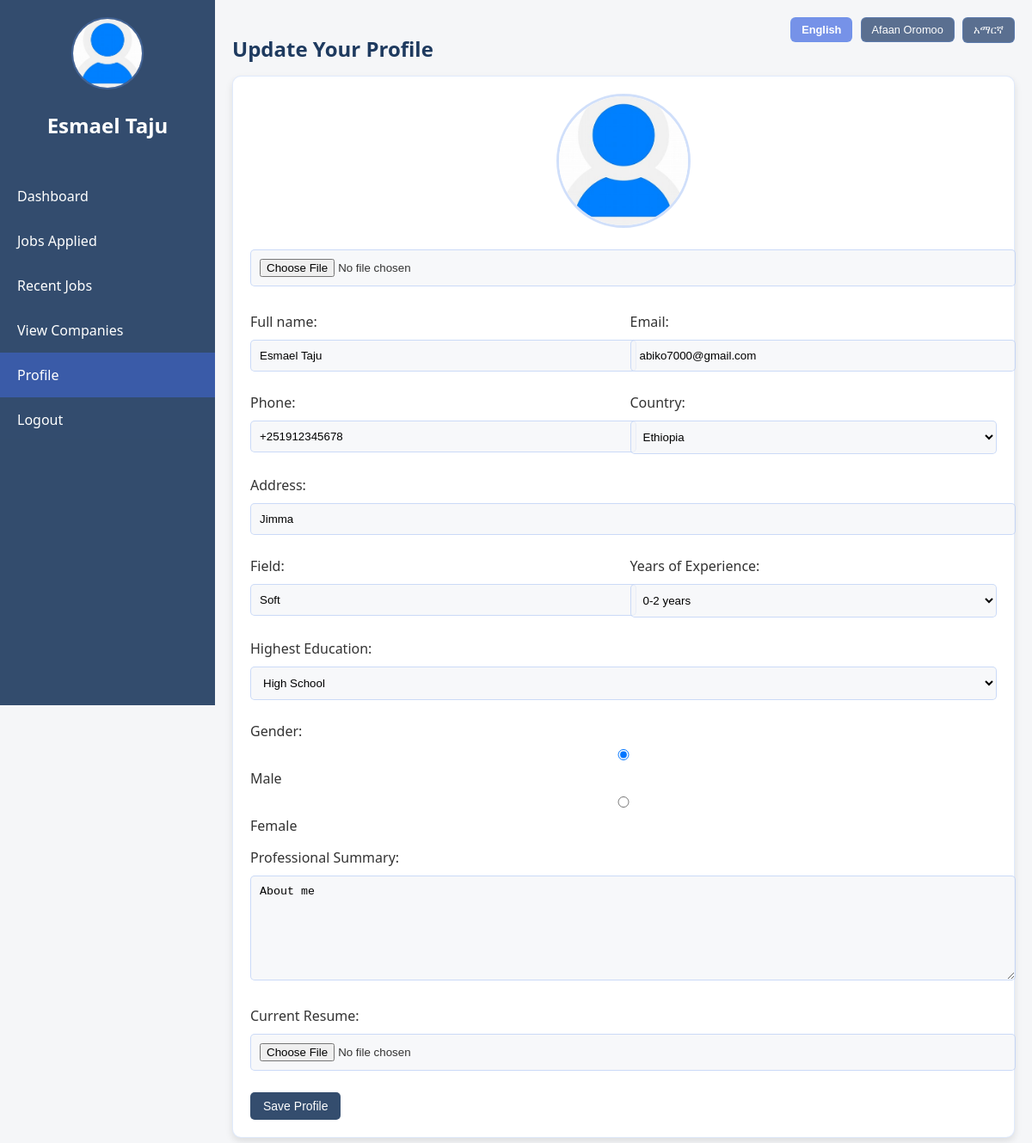
Screenshot of /candidate/profile.php (signed in) with the database file from the repository.
### tables this page shows
CREATE TABLE `candidates` (
  `id` int(11) NOT NULL,
  `candidate_id` int(11) NOT NULL,
  `phone` varchar(20) DEFAULT NULL,
  `country` varchar(50) DEFAULT NULL,
  `address` varchar(255) DEFAULT NULL,
  `field` varchar(100) DEFAULT NULL,
  `experience` enum('0-2 years','3-5 years','5+ years') DEFAULT NULL,
  `education` enum('High School','Bachelor''s Degree','Master''s Degree','PhD') DEFAULT NULL,
  `gender` enum('male','female') DEFAULT NULL,
  `summary` text DEFAULT NULL,
  `profile_picture` varchar(250) DEFAULT 'default.png',
  `resume` varchar(255) DEFAULT NULL,
  `created_at` timestamp NOT NULL DEFAULT current_timestamp()
);

CREATE TABLE `users` (
  `id` int(11) NOT NULL,
  `name` varchar(100) NOT NULL,
  `email` varchar(100) NOT NULL,
  `password` varchar(255) NOT NULL,
  `role` enum('admin','candidate','company') NOT NULL,
  `created_at` timestamp NOT NULL DEFAULT current_timestamp()
);

### candidate/profile.php (the view, shortened to what this page needs)
<?php
include 'header.php';
$query = "SELECT u.name, u.email, c.phone, c.country, c.address, c.field, c.experience, c.education, c.gender, c.summary, c.profile_picture, c.resume
FROM candidates c
INNER JOIN users u ON c.candidate_id = u.id
WHERE c.candidate_id = $candidate_id";
$result = mysqli_query($conn, $query);
if (mysqli_num_rows($result) > 0) {
    $user = mysqli_fetch_assoc($result);
    $name = htmlspecialchars($user['name']);
    $email = htmlspecialchars($user['email']);
    $phone = htmlspecialchars($user['phone']);
    $country = htmlspecialchars($user['country']);
    $address = htmlspecialchars($user['address']);
    $field = htmlspecialchars($user['field']);
    $experience = htmlspecialchars($user['experience']);
    $education = htmlspecialchars($user['education']);
    $gender = htmlspecialchars($user['gender']);
    $summary = htmlspecialchars($user['summary']);
    $profile_picture = htmlspecialchars($user['profile_picture']);
} else {
    die("Error: Candidate data not found.");
}
?>
<div id="profile-content">
    <h2 class="section-title" data-translate="update_profile">Update Your Profile</h2>
    <form class="card profile-form" method="post" action="update_profile.php" enctype="multipart/form-data">
        <div class="profile-picture-container">
            <img src="../uploads/images/<?php echo $profile_picture; ?>" alt="Profile Picture" class="profile-picture" id="profile-display">
            <div class="file-upload">
                <input type="file" id="profile-picture-upload" name="profile_picture" accept="image/*" onchange="previewProfilePicture(this)">
            </div>
        </div>
        <div class="form-row">
            <div class="form-group">
                <label data-translate="full_name">Full name:</label>
                <input type="text" name="full_name" value="<?php echo $name; ?>" required>
            </div>
            <div class="form-group">
                <label data-translate="email">Email:</label>
                <input type="email" name="email" value="<?php echo $email; ?>" required>
            </div>
        </div>
        <div class="form-row">
            <div class="form-group">
                <label data-translate="phone">Phone:</label>
                <input type="tel" name="phone" value="<?php echo $phone; ?>" required>
            </div>
            <div class="form-group">
                <label data-translate="country">Country:</label>
                <select name="country">
                    <option value="Ethiopia" <?php echo ($country === 'Ethiopia') ? 'selected' : ''; ?>>Ethiopia</option>
                </select>
            </div>
        </div>
        <div class="form-group">
            <label data-translate="address">Address:</label>
            <input type="text" name="address" value="<?php echo $address; ?>">
        </div>
        <div class="form-row">
            <div class="form-group">
                <label data-translate="field">Field:</label>
                <input type="text" name="field" value="<?php echo $field; ?>">
            </div>
            <div class="form-group">
                <label data-translate="experience">Years of Experience:</label>
                <select name="experience">
                    <option value="0-2 years" <?php echo ($experience === '0-2 years') ? 'selected' : ''; ?>>0-2 years</option>
                </select>
            </div>
        </div>
        <div class="form-group">
            <label data-translate="education">Highest Education:</label>
            <select name="education">
                <option value="High School" <?php echo ($education === 'High School') ? 'selected' : ''; ?>>High School</option>
            </select>
        </div>
        <div class="form-group">
            <div class="radio-group">
                <label data-translate="gender">Gender:</label><br>
                <input type="radio" id="male" name="gender" value="male" <?php echo ($gender === 'male') ? 'checked' : ''; ?>>
                <label for="male" data-translate="male">Male</label>
                <input type="radio" id="female" name="gender" value="female" <?php echo ($gender === 'female') ? 'checked' : ''; ?>>
                <label for="female" data-translate="female">Female</label>
            </div>
        </div>
        <div class="form-group">
            <label data-translate="description">Professional Summary:</label>
            <textarea name="summary"><?php echo $summary; ?></textarea>
        </div>
        <div class="form-group">
            <label data-translate="resume">Current Resume:</label>
            <input type="file" name="resume">
        </div>
        <button class="btn" name="update-profile" data-translate="save_profile" type="submit">Save Profile</button>
    </form>
</div>
<?php include 'footer.php' ?>

### candidate/header.php (shortened to what this page needs)
<?php
include '../config/db.php';
include 'fetch_jobs.php';
$candidate_id = $_SESSION['candidate_id'];
$sql="SELECT u.name,c.profile_picture,c.field FROM users u INNER JOIN candidates c ON u.id=c.candidate_id WHERE u.id='$candidate_id'";
$result=mysqli_query($conn,$sql);
if(mysqli_num_rows($result)>0){
    $row=mysqli_fetch_assoc($result);
}
?>
<!DOCTYPE html>
<html lang="en">
<head>
    <link rel="stylesheet" href="../public/css/candidate.css">
    <link rel="stylesheet" href="https://cdnjs.cloudflare.com/ajax/libs/font-awesome/6.4.0/css/all.min.css">
</head>
<body>
    <div class="language-selector1">
        <button class="language-btn active" data-lang="en">English</button>
        <button class="language-btn" data-lang="om">Afaan Oromoo</button>
        <button class="language-btn" data-lang="am">አማርኛ</button>
    </div>
    <div class="sidebar">
        <div class="user-info">
            <img src="../uploads/images/<?php echo $row['profile_picture'] ?>" alt="User Profile" id="profile-pic">
            <h2 id="user-name"><?php echo $row['name'] ?></h2>
        </div>
        <?php $currentPage = basename($_SERVER['PHP_SELF'], ".php"); ?>
        <a href="dashboard.php" class="<?= $currentPage == 'dashboard' ? 'active' : '' ?>" data-translate="dashboard">Dashboard</a>
        <a href="applied_jobs.php" class="<?= $currentPage == 'applied_jobs' ? 'active' : '' ?>" data-translate="jobs_applied">Jobs Applied</a>
        <a href="recent_jobs.php" class="<?= $currentPage == 'recent_jobs' ? 'active' : '' ?>" data-translate="recent_jobs">Recent Jobs</a>
        <a href="view_company.php" class="<?= $currentPage == 'view_company' ? 'active' : '' ?>" data-translate="view_companies">View Companies</a>
        <a href="profile.php" class="<?= $currentPage == 'profile' ? 'active' : '' ?>" data-translate="profile">Profile</a>
        <a href="../auth/logout.php" class="logout" onclick="logout()" data-translate="logout">Logout</a>
    </div>
    <div class="main">

### public/css/candidate.css (style rules this page uses)
body { font-family: "Segoe UI", Tahoma, Geneva, Verdana, sans-serif; margin: 0; padding: 0; background-color: rgba(244, 246, 248, 0.9); color: #333; }
.sidebar { background-color: rgba(30, 58, 95, 0.9); color: #fff; width: 250px; height: 100vh; position: fixed; display: flex; flex-direction: column; padding-top: 20px; transition: width 0.3s ease; z-index: 1000; }
.sidebar .user-info { text-align: center; margin-bottom: 20px; padding: 0 15px; }
.sidebar img { width: 80px; height: 80px; border-radius: 50%; border: 2px solid rgba(100, 149, 237, 0.3); object-fit: cover; }
.sidebar a { color: #fff; text-decoration: none; padding: 15px 20px; display: block; font-size: 16px; transition: background-color 0.3s ease; white-space: nowrap; }
.sidebar a.active { background-color: rgba(65, 105, 225, 0.5); }
.main { margin-left: 250px; padding: 20px; transition: margin-left 0.3s ease; }
.section-title { color: #1e3a5f; margin-bottom: 15px; }
.card { background-color: #fff; border-radius: 10px; padding: 20px; margin-bottom: 20px; box-shadow: 0 4px 8px rgba(0, 0, 0, 0.1); border: 1px solid rgba(100, 149, 237, 0.2); }
.btn { background-color: rgba(30, 58, 95, 0.9); color: #fff; padding: 8px 15px; border: none; border-radius: 5px; cursor: pointer; transition: all 0.2s ease; text-decoration: none; display: inline-block; font-size: 14px; margin-right: 10px; }
.profile-form input, .profile-form select, .profile-form textarea { width: 100%; padding: 10px; margin: 10px 0; border: 1px solid rgba(100, 149, 237, 0.3); border-radius: 5px; background-color: rgba(244, 246, 248, 0.7); }
.profile-form textarea { min-height: 100px; }
.form-group { margin-bottom: 15px; }
.form-row { display: flex; gap: 15px; }
.form-row .form-group { flex: 1; }
.radio-group { margin: 10px 0; }
.radio-group label { margin-right: 15px; }
.language-selector1 { position: absolute; top: 20px; right: 20px; z-index: 100; }
.language-btn { background: rgba(25, 55, 100, 0.7); color: white; border: 1px solid rgba(100, 149, 237, 0.3); border-radius: 6px; padding: 6px 12px; margin-left: 5px; cursor: pointer; font-size: 0.8rem; transition: all 0.2s ease; }
.language-btn.active { background: rgba(65, 105, 225, 0.7); font-weight: bold; }
.file-upload { margin: 10px 0; }
.profile-picture-container { text-align: center; margin-bottom: 20px; }
.profile-picture { width: 150px; height: 150px; border-radius: 50%; object-fit: cover; border: 3px solid rgba(100, 149, 237, 0.3); }

### rows the page displays
candidates: profile_picture (placeholder picture), candidate.name "Esmael Taju", full_name "Esmael Taju", email "abiko7000@gmail.com", phone "+251912345678", country "Ethiopia", address "Jimma", field "Soft", experience "0-2 years", education "High School", gender "☑ Male", gender "☐ Female", summary "About me"
